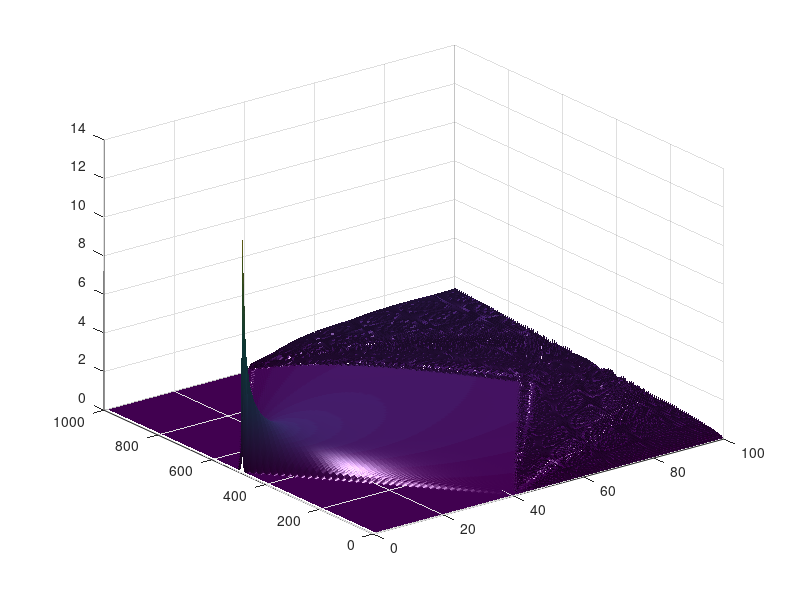

MATLAB code for this plot: (Note: this script raises an error after producing the figure.)
A=importdata('out1.txt');

B=reshape(A,1000,100);
figure
surf(B,'FaceColor','interp','EdgeColor','none')
 camlight left; lighting phong
 axis tight
 %axis([1 500 1 500 -1 1])
 %caxis([-0.7 0.7])
 
 
 
 colorbar('location','south')
 view(2)